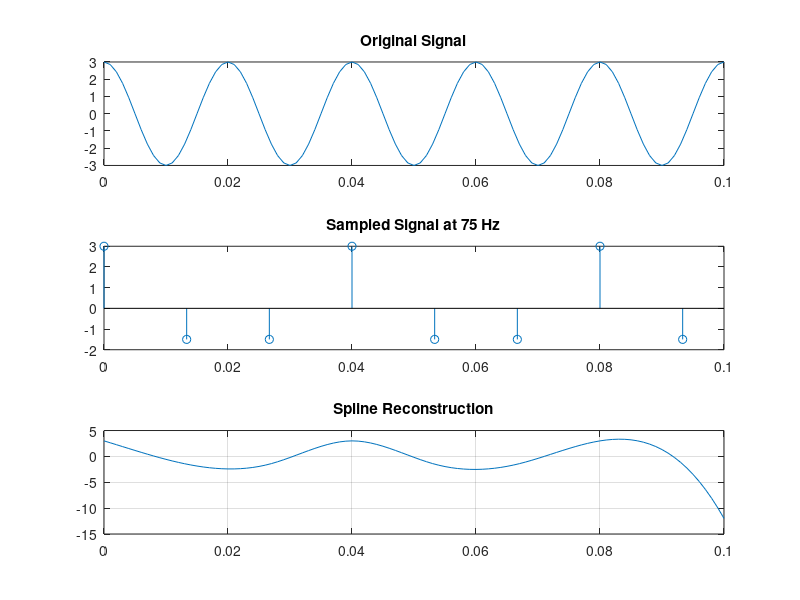

Recreate this plot in MATLAB.
t = 0:0.001:0.1;
x = 3*cos(100*pi*t);

% sampled
ts = 0:1/75:0.1;
xs = 3*cos(100*pi*ts);

%reconstruct - spline(sampled time, sampled signal, original time)
xr = spline(ts,xs,t);

subplot(3,1,1);
plot(t,x);
title('Original Signal');

subplot(3,1,2);
stem(ts,xs);
title('Sampled Signal at 75 Hz');

subplot(3,1,3);
plot(t,xr);
title('Spline Reconstruction');

grid on;
